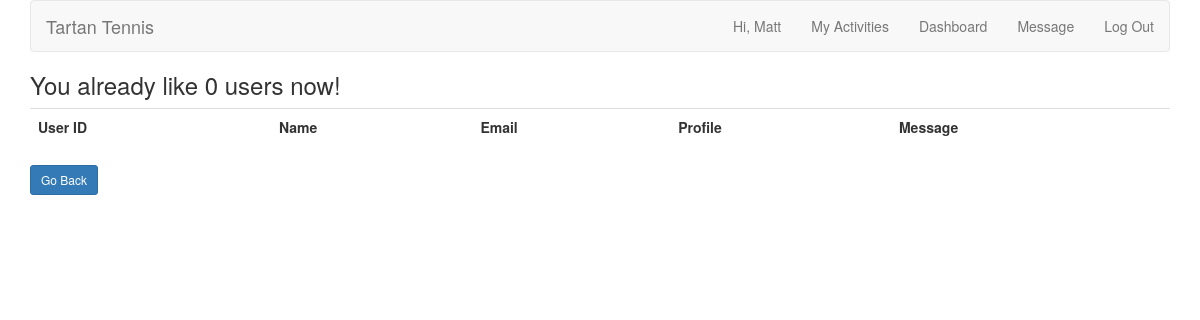
The page /like_list.php (signed in) on the database as committed earlier.
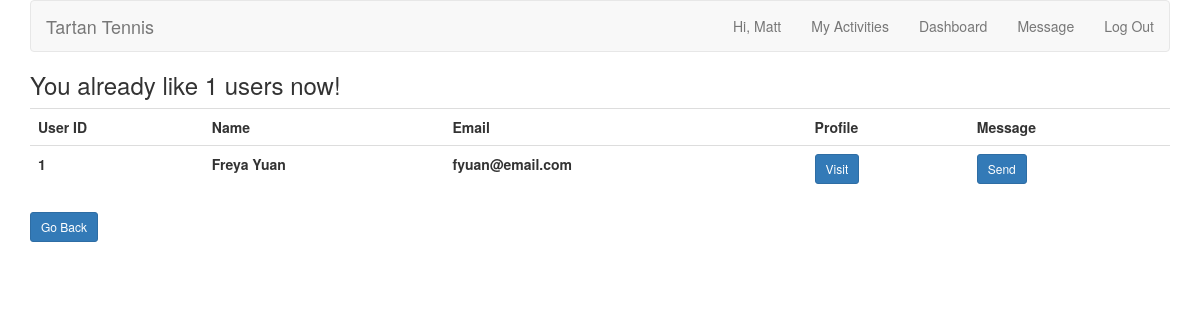
The same page on the database as committed later.
### tables this page shows
CREATE TABLE `likes` (
  `like_id` int(11) NOT NULL PRIMARY KEY AUTO_INCREMENT,
  `bad_like` tinyint(1) NOT NULL,
  `public_like` tinyint(1) NOT NULL,
  `private_like` tinyint(1) NOT NULL,
  `liker_id` int(11) NOT NULL,
  `likee_id` int(11) NOT NULL
);

CREATE TABLE `users` (
  `user_id` int(10) UNSIGNED NOT NULL PRIMARY KEY AUTO_INCREMENT,
  `first_name` varchar(20) NOT NULL,
  `last_name` varchar(20) NOT NULL,
  `username` varchar(20) NOT NULL,
  `email` varchar(50) NOT NULL,
  `pass` char(40) NOT NULL,
  `created_at` timestamp NOT NULL DEFAULT CURRENT_TIMESTAMP,
  `updated_at` timestamp NOT NULL DEFAULT CURRENT_TIMESTAMP ON UPDATE CURRENT_TIMESTAMP
);

### like_list.php (the view, shortened to what this page needs)
<?php
include ('includes/header.php');
if(isset($_COOKIE['user_id']))
{
	$q = "SELECT likee_id FROM likes WHERE liker_id = {$_COOKIE['user_id']} AND private_like = 1";
    $rs = mysqli_query($dbc, $q);
    $like_all = mysqli_num_rows($rs);
    echo '<h3>You already like ' . $like_all . ' users now! </h3>';
    echo '<table class="table">
    <tr>
        <th>User ID</th>
        <th>Name</th>
        <th>Email</th>
        <th>Profile</th>
        <th>Message</th>
    </tr>';
    while($row = mysqli_fetch_array($rs)) {
        $q2 = "SELECT first_name, last_name, email FROM users WHERE user_id = {$row['likee_id']}";
        $rs2 = mysqli_query($dbc, $q2);
        while($row2 = mysqli_fetch_array($rs2)) {
            echo
            '<tr>
            <th>' . $row['likee_id'] . '</th>
            <th>' . $row2['first_name'] . ' ' . $row2['last_name'] . '</th>
            <th>' . $row2['email'] . '</th>
            <td><a class="btn btn-primary btn-sm" href="dashboard.php?profile_id='
                            . $row['likee_id'] . '">Visit</a></td>
            <td><a class="btn btn-primary btn-sm" href="send_message.php?receiver_id='
                            . $row['likee_id'] . '">Send</a></td>
            </tr>';
        }
    }
    echo '</table>';
    echo   '<a class="btn btn-primary btn-sm" href="friends_list.php?user_id='
                            . $_COOKIE['user_id'] . '">Go Back</a> </h3> ';
}
else
{
        echo 'You must be logged to access this page.';
}
?>

### includes/header.php (shortened to what this page needs)
<!DOCTYPE html>
<html>
<head>
	<link rel="stylesheet" href="bower_components/bootstrap/dist/css/bootstrap.min.css">
	<link rel="stylesheet" href="includes/styles.css">
</head>
<body>
<div class="container">
<nav class="navbar navbar-default">
  <div class="container-fluid">
    <div class="navbar-header">
      <a class="navbar-brand" href="index.php">Tartan Tennis</a>
    </div>
    <ul class="nav navbar-nav navbar-right">
<?php
require('mysqli_connect.php');
$is_loggedin = isset($_COOKIE['first_name']) AND isset($_COOKIE['user_id']);
if (isset($_COOKIE['first_name'])) {
	$fn = $_COOKIE['first_name'];
	$user_id = $_COOKIE['user_id'];
}
if ($is_loggedin) {
	echo "<li><a href='index.php'>Hi, " . $fn . "</a></li>";
	echo "<li><a href='activities.php'>My Activities</a></li>";
	echo '<li><a href="dashboard.php?profile_id=' . $user_id . '">Dashboard</a></li> ';
	$q = "SELECT message_id FROM messages WHERE receiver_id='$user_id' AND is_read = 0";
	$r = @mysqli_query($dbc, $q);
	$num = mysqli_num_rows($r);
	if($num > 0) {
		echo "<li><a href='message.php'>New Message ($num)</a></li>";
	} else {
		echo "<li><a href='message.php'>Message</a></li>";
	}
	echo "<li><a href='logout.php'>Log Out</a></li>";
} else {
	echo "<li><a href='register.php'>Sign Up</a></li><li><a href='login.php'>Log In</a></li>";
}
?>
    </ul>
  </div>
</nav>

Rows that differ between the two databases and show on the page:
added likes: likee "1"
now on this page (row unchanged): users: first_name "Freya", last_name "Yuan", email "fyuan@email.com"
Other text that changed with them:
$like_all: "0" → "1"
